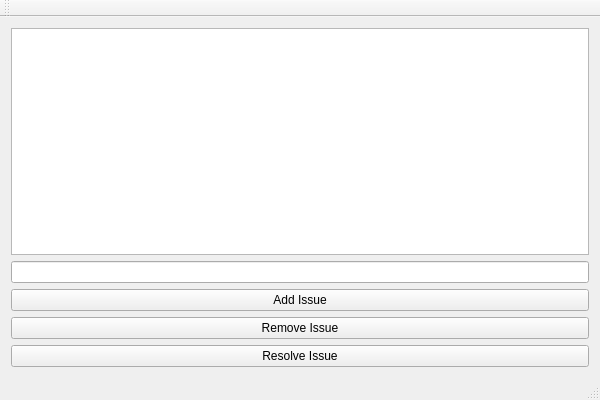
<?xml version="1.0" encoding="UTF-8"?>
<ui version="4.0">
 <class>PracticeProject1Class</class>
 <widget class="QMainWindow" name="PracticeProject1Class">
  <property name="geometry">
   <rect>
    <x>0</x>
    <y>0</y>
    <width>600</width>
    <height>400</height>
   </rect>
  </property>
  <property name="windowTitle">
   <string>PracticeProject1</string>
  </property>
  <widget class="QWidget" name="centralWidget">
   <layout class="QVBoxLayout" name="verticalLayout">
    <item>
     <widget class="QListWidget" name="appslistWidget"/>
    </item>
    <item>
     <widget class="QLineEdit" name="issuelineEdit"/>
    </item>
    <item>
     <widget class="QPushButton" name="addIssuepushButton">
      <property name="text">
       <string>Add Issue</string>
      </property>
     </widget>
    </item>
    <item>
     <widget class="QPushButton" name="removeIssuepushButton">
      <property name="text">
       <string>Remove Issue</string>
      </property>
     </widget>
    </item>
    <item>
     <widget class="QPushButton" name="resolveIssuepushButton">
      <property name="text">
       <string>Resolve Issue</string>
      </property>
     </widget>
    </item>
   </layout>
  </widget>
  <widget class="QMenuBar" name="menuBar">
   <property name="geometry">
    <rect>
     <x>0</x>
     <y>0</y>
     <width>600</width>
     <height>22</height>
    </rect>
   </property>
  </widget>
  <widget class="QToolBar" name="mainToolBar">
   <attribute name="toolBarArea">
    <enum>TopToolBarArea</enum>
   </attribute>
   <attribute name="toolBarBreak">
    <bool>false</bool>
   </attribute>
  </widget>
  <widget class="QStatusBar" name="statusBar"/>
 </widget>
 <layoutdefault spacing="6" margin="11"/>
 <resources>
  <include location="PracticeProject1.qrc"/>
 </resources>
 <connections>
  <connection>
   <sender>addIssuepushButton</sender>
   <signal>clicked()</signal>
   <receiver>PracticeProject1Class</receiver>
   <slot>addIssue()</slot>
   <hints>
    <hint type="sourcelabel">
     <x>571</x>
     <y>302</y>
    </hint>
    <hint type="destinationlabel">
     <x>596</x>
     <y>226</y>
    </hint>
   </hints>
  </connection>
  <connection>
   <sender>removeIssuepushButton</sender>
   <signal>clicked()</signal>
   <receiver>PracticeProject1Class</receiver>
   <slot>removeIssue()</slot>
   <hints>
    <hint type="sourcelabel">
     <x>56</x>
     <y>328</y>
    </hint>
    <hint type="destinationlabel">
     <x>6</x>
     <y>208</y>
    </hint>
   </hints>
  </connection>
  <connection>
   <sender>resolveIssuepushButton</sender>
   <signal>clicked()</signal>
   <receiver>PracticeProject1Class</receiver>
   <slot>resolveIssue()</slot>
   <hints>
    <hint type="sourcelabel">
     <x>508</x>
     <y>357</y>
    </hint>
    <hint type="destinationlabel">
     <x>596</x>
     <y>140</y>
    </hint>
   </hints>
  </connection>
 </connections>
 <slots>
  <slot>addIssue()</slot>
  <slot>removeIssue()</slot>
  <slot>resolveIssue()</slot>
 </slots>
</ui>
